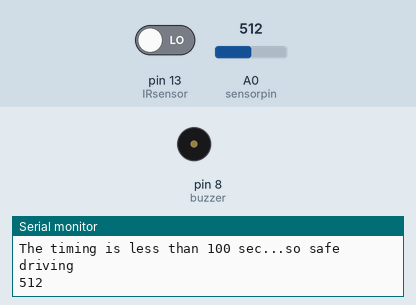
Recording of a sketch running on a simulated Arduino Uno, built with avr-gcc and run on an emulated ATmega328P. On the bench: buzzer (waves = sounding), the last lines printed to the serial monitor. The test bench sets the inputs (shaded band); at power-on: pin 13 (IRsensor) LOW, A0 (sensorpin) = 512.

Above: at 5.8 s.
5.9 s: pin 13 (IRsensor) driven HIGH
At 10.2 s:
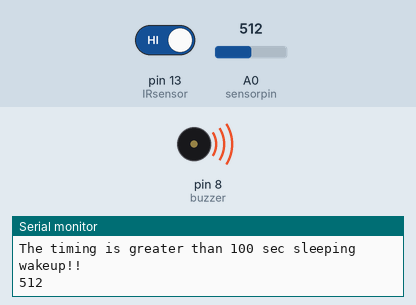
23.9 s: pin 13 (IRsensor) driven LOW
At 30.3 s:
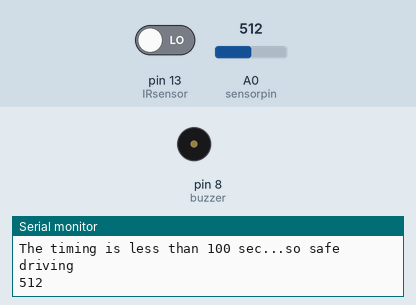
Timing chart, 0 to 31.5 s (numbered marks = the images above; inputs shaded):
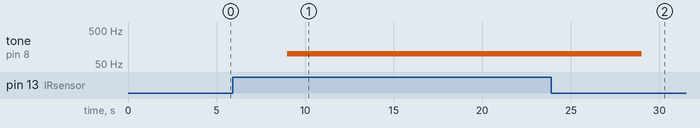

Measured:
- after the input at 5.9 s, tone on pin 8 (buzzer): silent → 100 Hz after 3.1 s
- after the input at 23.9 s, tone on pin 8 (buzzer): 100 Hz → silent after 5.1 s

The sketch:

Blinking_Code.ino
```cpp
int IRsensor = 13;
int sensorpin=0;
int blinking_time=0;
const int buzzer = 8;

void setup()
{
  Serial.begin(9600);// Making serial monitor ready to be used by python3
  pinMode( LED_BUILTIN, OUTPUT);
  pinMode(13, INPUT); //
  pinMode(buzzer, OUTPUT);
}

void loop()
{
  blinking_time=analogRead(sensorpin);
  Serial.println(blinking_time);
  delay(2000);
  long state=digitalRead(IRsensor);
  if(state==HIGH)
  {
    digitalWrite(LED_BUILTIN ,LOW );
    Serial.println("The timing is greater than 100 sec sleeping wakeup!!");
    delay(2000);
    tone(buzzer, 100); // Send 1KHz sound signal...
    delay(1000);
  }
  else
  {
     digitalWrite(LED_BUILTIN ,HIGH );
     Serial.println("The timing is less than 100 sec...so safe driving");
     delay(2000);
     noTone(buzzer);     // Stop sound...
     delay(1000); }}
```
